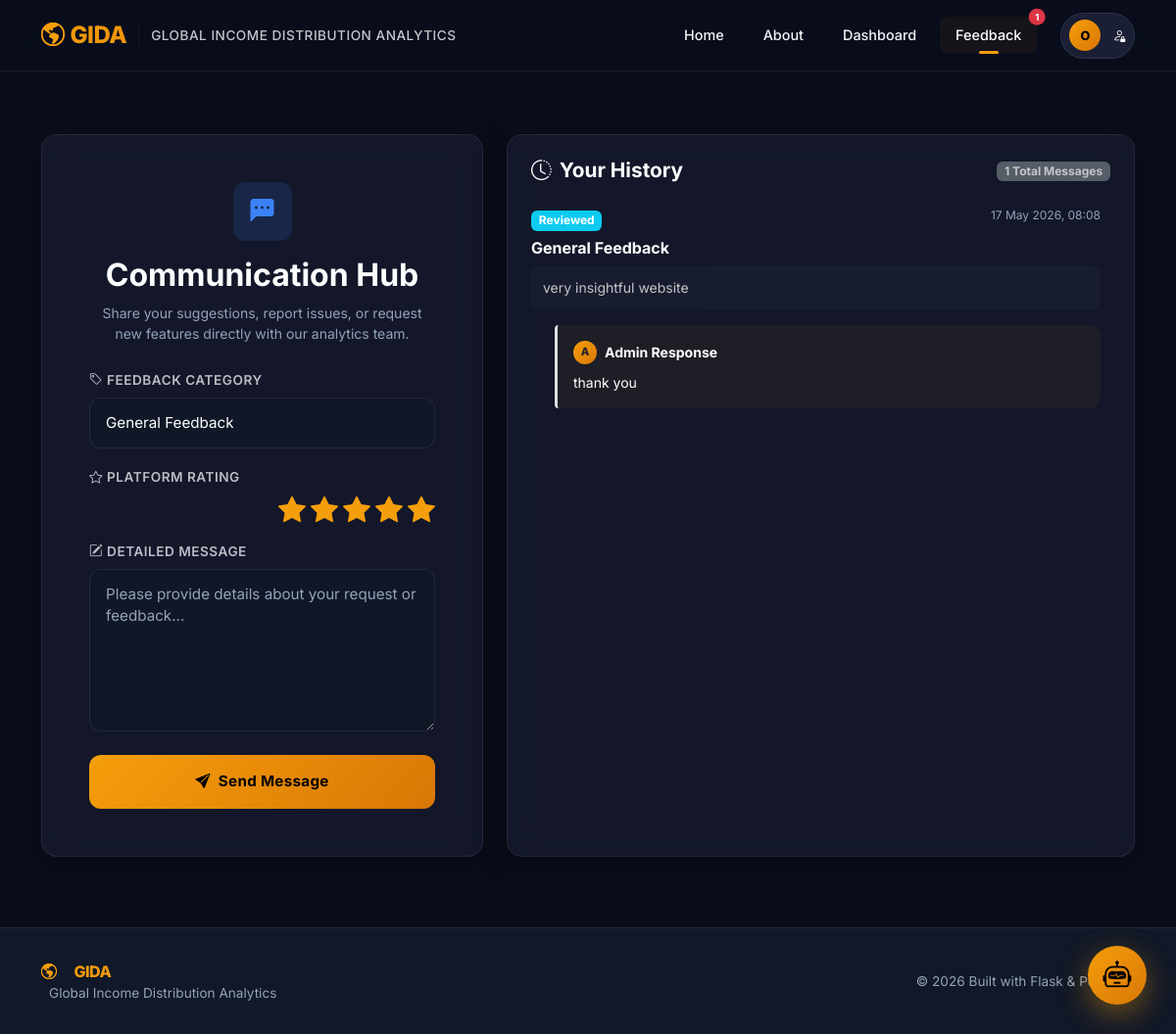
Page /feedback (signed in) on the committed database.
### backend/app.py (models this page shows)
class User(UserMixin, db.Model):
    id = db.Column(db.Integer, primary_key=True)
    username = db.Column(db.String(150), unique=True, nullable=False)
    email = db.Column(db.String(150), unique=True, nullable=False)
    password = db.Column(db.String(256), nullable=False)
    is_banned = db.Column(db.Boolean, default=False)
    created_at = db.Column(db.DateTime, default=lambda: datetime.now(timezone.utc))

class Feedback(db.Model):
    id = db.Column(db.Integer, primary_key=True)
    user_id = db.Column(db.Integer, db.ForeignKey('user.id'), nullable=True)
    name = db.Column(db.String(100), nullable=False)
    email = db.Column(db.String(100), nullable=False)
    category = db.Column(db.String(50), default='General Feedback')
    message = db.Column(db.Text, nullable=False)
    rating = db.Column(db.Integer, default=5)
    status = db.Column(db.String(20), default='Pending') # Pending, Reviewed, Implemented
    admin_response = db.Column(db.Text, nullable=True)
    is_read_by_user = db.Column(db.Boolean, default=False)
    submitted_at = db.Column(db.DateTime, default=lambda: datetime.now(timezone.utc))
    user = db.relationship('User', backref='feedbacks')

### backend/app.py (the view, shortened to what this page needs)
@app.route('/feedback', methods=['GET', 'POST'])
@login_required
def feedback():
    if current_user.email == 'admin@gida.com':
        return redirect(url_for('admin'))
    history = Feedback.query.filter_by(user_id=current_user.id).order_by(Feedback.submitted_at.desc()).all()
    unread = Feedback.query.filter_by(user_id=current_user.id, is_read_by_user=False).filter(Feedback.admin_response.isnot(None)).all()
    for f in unread:
        f.is_read_by_user = True
    if unread:
        db.session.commit()
    return render_template('feedback.html', history=history)

### backend/app.py (called while the page is built)
@login_manager.user_loader
def load_user(user_id):
    return User.query.get(int(user_id))

### frontend/templates/feedback.html (shortened to what this page needs)
{% extends "base.html" %}
{% block content %}
<section class="container py-5">
    <div class="row" data-aos="fade-up">
        <div class="col-lg-5 mb-4">
            <div class="glass-card p-4 p-md-5 h-100">
                <div class="text-center mb-4">
                    <div class="stat-icon blue mx-auto mb-3" style="width: 60px; height: 60px; font-size: 1.5rem;">
                        <i class="bi bi-chat-left-dots-fill"></i>
                    </div>
                    <h2 class="fw-bold mb-2">Communication Hub</h2>
                    <p class="text-muted small">
                        Share your suggestions, report issues, or request new features directly with our analytics team.
                    </p>
                </div>
                <form method="POST">
                    <div class="mb-3">
                        <label class="form-label-custom small opacity-75">
                            <i class="bi bi-tag me-1"></i>Feedback Category
                        </label>
                        <select name="category" class="form-control form-control-glass" required>
                            <option value="General Feedback">General Feedback</option>
                        </select>
                    </div>
                    <div class="mb-3">
                        <label class="form-label-custom small opacity-75">
                            <i class="bi bi-star me-1"></i>Platform Rating
                        </label>
                        <div class="star-rating">
                            <input type="radio" id="star5" name="rating" value="5" checked /><label for="star5" title="5 stars"></label>
                            <input type="radio" id="star4" name="rating" value="4" /><label for="star4" title="4 stars"></label>
                            <input type="radio" id="star3" name="rating" value="3" /><label for="star3" title="3 stars"></label>
                            <input type="radio" id="star2" name="rating" value="2" /><label for="star2" title="2 stars"></label>
                            <input type="radio" id="star1" name="rating" value="1" /><label for="star1" title="1 star"></label>
                        </div>
                    </div>
                    <div class="mb-4">
                        <label class="form-label-custom small opacity-75">
                            <i class="bi bi-pencil-square me-1"></i>Detailed Message
                        </label>
                        <textarea name="message" class="form-control form-control-glass" rows="6"
                            placeholder="Please provide details about your request or feedback..." required></textarea>
                    </div>
                    <button type="submit" class="btn btn-gold w-100 py-3 shadow-glow">
                        <i class="bi bi-send-fill me-2"></i>Send Message
                    </button>
                </form>
            </div>
        </div>
        <div class="col-lg-7 mb-4">
            <div class="glass-card p-4 h-100 overflow-hidden">
                <div class="d-flex align-items-center justify-content-between mb-4">
                    <h3 class="fw-bold mb-0" style="font-size: 1.3rem;">
                        <i class="bi bi-clock-history me-2 text-gold"></i>Your History
                    </h3>
                    <span class="badge bg-secondary opacity-75">{{ history|length }} Total Messages</span>
                </div>
                <div class="feedback-history-list" style="max-height: 700px; overflow-y: auto; padding-right: 10px;">
                    {% if not history %}
                    <div class="text-center py-5 opacity-50">
                        <i class="bi bi-inbox-fill" style="font-size: 3rem; display: block; margin-bottom: 1rem;"></i>
                        <p>No feedback history found. Start a conversation today!</p>
                    </div>
                    {% else %}
                        {% for f in history %}
                        <div class="feedback-item mb-4 pb-4 border-bottom border-secondary-subtle last-no-border">
                            <div class="d-flex justify-content-between align-items-start mb-2">
                                <div>
                                    <span class="badge
                                        {% if f.status == 'Pending' %}bg-warning text-dark
                                        {% elif f.status == 'Reviewed' %}bg-info
                                        {% elif f.status == 'Implemented' %}bg-success
                                        {% endif %}
                                        mb-2">
                                        {{ f.status }}
                                    </span>
                                    <h5 class="mb-0 fw-bold" style="font-size: 1rem;">{{ f.category }}</h5>
                                </div>
                                <span class="text-muted x-small">{{ f.submitted_at.strftime('%d %b %Y, %H:%M') }}</span>
                            </div>
                            <p class="mb-3 small text-white opacity-75" style="background: rgba(255,255,255,0.03); padding: 12px; border-radius: 8px;">
                                {{ f.message }}
                            </p>
                            {% if f.admin_response %}
                            <div class="admin-reply p-3 ms-4 mt-2 border-start border-3 border-gold" style="background: rgba(245, 158, 11, 0.05); border-radius: 4px 12px 12px 4px;">
                                <div class="d-flex align-items-center gap-2 mb-2">
                                    <div class="user-avatar x-small bg-gold text-dark" style="width: 24px; height: 24px; font-size: 0.7rem;">A</div>
                                    <span class="fw-bold text-gold small">Admin Response</span>
                                </div>
                                <p class="mb-0 small text-white opacity-90">{{ f.admin_response }}</p>
                            </div>
                            {% else %}
                            <div class="text-muted x-small ms-4 mt-2 italic">
                                <i class="bi bi-hourglass-split me-1"></i>Waiting for administrator review...
                            </div>
                            {% endif %}
                        </div>
                        {% endfor %}
                    {% endif %}
                </div>
            </div>
        </div>
    </div>
</section>
{% endblock %}

### frontend/templates/base.html (shortened to what this page needs)
<!DOCTYPE html>
<html lang="en">
<head>
    <link href="https://cdn.jsdelivr.net/npm/bootstrap@5.3.2/dist/css/bootstrap.min.css" rel="stylesheet">
    <link href="https://cdn.jsdelivr.net/npm/bootstrap-icons@1.11.3/font/bootstrap-icons.min.css" rel="stylesheet">
    <link href="https://unpkg.com/aos@2.3.1/dist/aos.css" rel="stylesheet">
</head>
<body>
    <nav class="navbar navbar-expand-lg navbar-custom sticky-top">
        <div class="container">
            <a class="navbar-brand navbar-brand-custom" href="{{ url_for('home') }}">
                <div class="d-flex align-items-center">
                    <i class="bi bi-globe-americas"></i>
                    <span>GIDA</span>
                </div>
                {% if current_user.is_authenticated %}
                <span class="brand-long-form">Global Income Distribution Analytics</span>
                {% endif %}
            </a>
            <div class="collapse navbar-collapse" id="mainNav">
                <ul class="navbar-nav ms-auto align-items-lg-center gap-2">
                    {% if not current_user.is_authenticated %}
                    <li class="nav-item">
                        <a class="nav-link btn-nav-register" href="{{ url_for('register') }}">
                            Register
                        </a>
                    </li>
                    <li class="nav-item">
                        <a class="nav-link btn-nav-login" href="{{ url_for('login') }}">
                            Login
                        </a>
                    </li>
                    {% else %}
                    <li class="nav-item">
                        <a class="nav-link nav-link-custom {{ 'active' if request.endpoint == 'home' }}"
                            href="{{ url_for('home') }}">
                            Home
                        </a>
                    </li>
                    <li class="nav-item">
                        <a class="nav-link nav-link-custom {{ 'active' if request.endpoint == 'about' }}"
                            href="{{ url_for('about') }}">
                            About
                        </a>
                    </li>
                    <li class="nav-item">
                        <a class="nav-link nav-link-custom {{ 'active' if request.endpoint == 'dashboard' }}"
                            href="{{ url_for('dashboard') }}">
                            Dashboard
                        </a>
                    </li>
                    {% if current_user.email != 'admin@gida.com' %}
                    <li class="nav-item">
                        <a class="nav-link nav-link-custom position-relative {{ 'active' if request.endpoint == 'feedback' }}"
                            href="{{ url_for('feedback') }}">
                            Feedback
                            <span id="notifBadge" class="position-absolute top-0 start-100 translate-middle badge rounded-pill bg-danger d-none" style="font-size: 0.6rem; padding: 0.35em 0.65em;">
                            </span>
                        </a>
                    </li>
                    {% endif %}
                    <li class="nav-item dropdown ms-lg-3 profile-dropdown">
                        <a class="nav-link dropdown-toggle" href="#" id="profileDropdown" role="button" data-bs-toggle="dropdown" aria-expanded="false" onclick="toggleProfileInfo(event)">
                            <div class="user-avatar text-uppercase">
                                {{ current_user.username[0] if current_user.username else current_user.email[0] }}
                            </div>
                            <i class="bi bi-person-lock ms-1" id="profileLockIcon"></i>
                        </a>
                    </li>
                    {% endif %}
                </ul>
            </div>
        </div>
    </nav>
    <main class="flex-grow-1">
        {% block content %}{% endblock %}
    </main>
    <footer class="footer-custom">
        <div class="container">
            <div class="row align-items-center">
                <div class="col-md-6 mb-3 mb-md-0">
                    <span class="navbar-brand-custom" style="font-size: 1rem;">
                        <i class="bi bi-globe-americas"></i> GIDA
                    </span>
                    <span class="ms-2">Global Income Distribution Analytics</span>
                </div>
                <div class="col-md-6 text-md-end">
                    <span>&copy; 2026 Built with Flask & Power BI</span>
                </div>
            </div>
        </div>
    </footer>
    <div class="chatbot-bubble" id="chatBubble" onclick="toggleChat()">
        <i class="bi bi-robot"></i>
    </div>
</body>
</html>

### frontend/templates/feedback.html (style rules this page uses)
.form-control-glass option { background: #0f172a; color: white; }
.last-no-border:last-child { border-bottom: none !important; }
.x-small { font-size: 0.75rem; }
.user-avatar.x-small { display: flex; align-items: center; justify-content: center; border-radius: 50%; }

### rows in the picture
User: username "O"
Feedback: status "Reviewed", category "General Feedback", submitted_at "17 May 2026, 08:08", message "very insightful website", admin_response "thank you"

### other values in the picture
{{ history|length }} "1"
